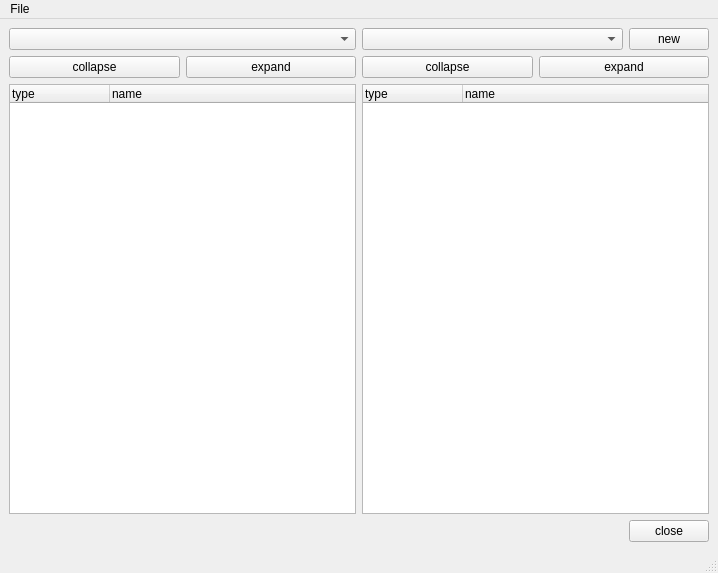
<?xml version="1.0" encoding="UTF-8"?>
<ui version="4.0">
 <class>MainWindow</class>
 <widget class="QMainWindow" name="MainWindow">
  <property name="geometry">
   <rect>
    <x>0</x>
    <y>0</y>
    <width>718</width>
    <height>573</height>
   </rect>
  </property>
  <property name="windowTitle">
   <string>Workspace Manager</string>
  </property>
  <widget class="QWidget" name="centralwidget">
   <layout class="QGridLayout" name="gridLayout">
    <item row="0" column="0">
     <layout class="QHBoxLayout" name="horizontalLayout_5">
      <item>
       <layout class="QVBoxLayout" name="verticalLayout">
        <item>
         <widget class="QComboBox" name="comboBoxWorkspaceSrc"/>
        </item>
        <item>
         <layout class="QHBoxLayout" name="horizontalLayout_2">
          <item>
           <widget class="QPushButton" name="pushButtonColSrc">
            <property name="text">
             <string>collapse</string>
            </property>
           </widget>
          </item>
          <item>
           <widget class="QPushButton" name="pushButtonExpSrc">
            <property name="text">
             <string>expand</string>
            </property>
           </widget>
          </item>
         </layout>
        </item>
        <item>
         <widget class="QTreeWidget" name="treeWidgetItemsSrc">
          <property name="selectionMode">
           <enum>QAbstractItemView::MultiSelection</enum>
          </property>
          <column>
           <property name="text">
            <string>type</string>
           </property>
          </column>
          <column>
           <property name="text">
            <string>name</string>
           </property>
          </column>
         </widget>
        </item>
       </layout>
      </item>
      <item>
       <layout class="QVBoxLayout" name="verticalLayout_2">
        <item>
         <layout class="QHBoxLayout" name="horizontalLayout">
          <item>
           <widget class="QComboBox" name="comboBoxWorkspaceDst">
            <property name="sizePolicy">
             <sizepolicy hsizetype="Expanding" vsizetype="Fixed">
              <horstretch>0</horstretch>
              <verstretch>0</verstretch>
             </sizepolicy>
            </property>
           </widget>
          </item>
          <item>
           <widget class="QPushButton" name="pushButtonWorkspaceNew">
            <property name="text">
             <string>new</string>
            </property>
           </widget>
          </item>
         </layout>
        </item>
        <item>
         <layout class="QHBoxLayout" name="horizontalLayout_3">
          <item>
           <widget class="QPushButton" name="pushButtonColDst">
            <property name="text">
             <string>collapse</string>
            </property>
           </widget>
          </item>
          <item>
           <widget class="QPushButton" name="pushButtonExpDst">
            <property name="text">
             <string>expand</string>
            </property>
           </widget>
          </item>
         </layout>
        </item>
        <item>
         <widget class="QTreeWidget" name="treeWidgetItemsDst">
          <column>
           <property name="text">
            <string>type</string>
           </property>
          </column>
          <column>
           <property name="text">
            <string>name</string>
           </property>
          </column>
         </widget>
        </item>
       </layout>
      </item>
     </layout>
    </item>
    <item row="1" column="0">
     <layout class="QHBoxLayout" name="horizontalLayout_4">
      <item>
       <spacer name="horizontalSpacer">
        <property name="orientation">
         <enum>Qt::Horizontal</enum>
        </property>
        <property name="sizeHint" stdset="0">
         <size>
          <width>40</width>
          <height>20</height>
         </size>
        </property>
       </spacer>
      </item>
      <item>
       <widget class="QPushButton" name="pushButtonClose">
        <property name="text">
         <string>close</string>
        </property>
       </widget>
      </item>
     </layout>
    </item>
   </layout>
  </widget>
  <widget class="QMenuBar" name="menubar">
   <property name="geometry">
    <rect>
     <x>0</x>
     <y>0</y>
     <width>718</width>
     <height>22</height>
    </rect>
   </property>
   <widget class="QMenu" name="menuFile">
    <property name="title">
     <string>File</string>
    </property>
   </widget>
   <addaction name="menuFile"/>
  </widget>
  <widget class="QStatusBar" name="statusbar"/>
  <action name="actionnew_workspace">
   <property name="text">
    <string>new workspace</string>
   </property>
  </action>
 </widget>
 <resources/>
 <connections/>
</ui>
